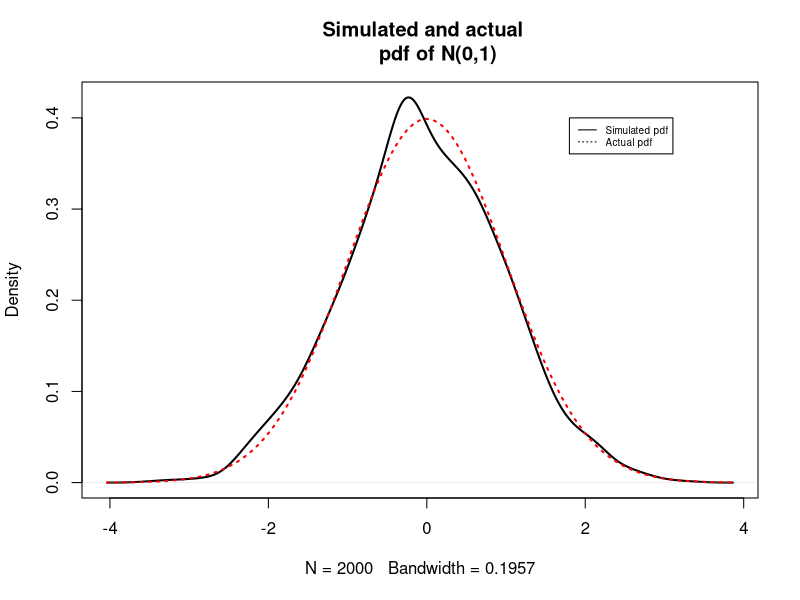
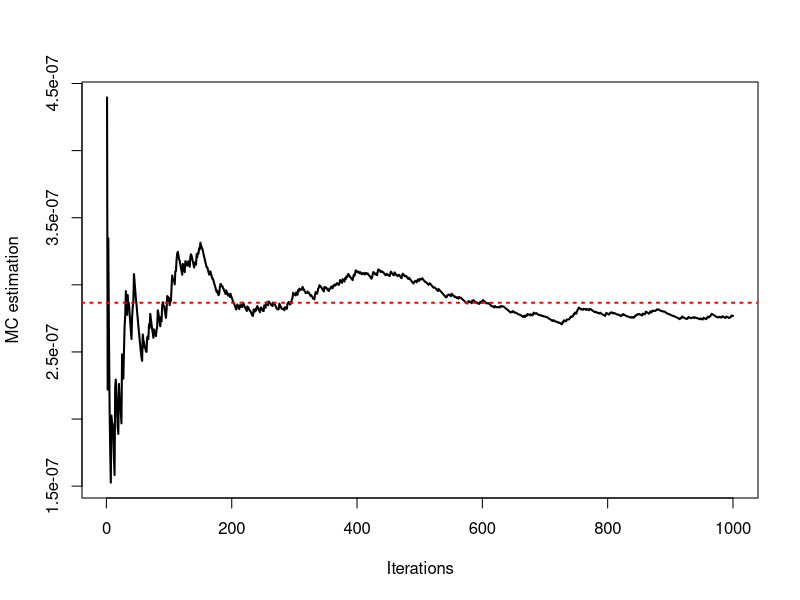

Source code (R) for these figures, in order:
## R code to be used in week 9 session 1
## Envelope AR sampling and Importance Sampling


## Envelope AR Sampling

#------Example 3.4 N(0,1) Using Envelope A-R Sampling-------------------------------
r.mynormal.evenlope <- function(n, lambda){
  ## This function is for generating a sample of n
  ## observations from N(0,1) using Envelope A-R
  X <- NULL 
  for(i in 1:n) {
    repeat { u <- runif(1) # Step 1. generate x from L(lambda)
    if (u<=0.5){  # inverse transformation algorithm
      x <- lambda^(-1)*log(2*u)
    } else{
      x <- -lambda^(-1)*log(2-2*u)}  
    y <- runif(1) # Step 2. generate y from Unif(0,1)
    #Step 3. Envelope Accept and Reject 
    if (y< (1-x^2/2)/exp(lambda^2/2-lambda*abs(x))) {
      X[i] <- x; break
    }  else if (y <= exp(-(abs(x)-lambda)^2/2)) {
      X[i] <- x; break} }  }
  return(X)
}

set.seed(2020)
mysample <- r.mynormal.evenlope(n=2000, lambda=1) #genertate 2000 random samples

# plot the ecdf and compare to the normal density 
plot(density(mysample),lwd=2, main=" Simulated and actual
      pdf of N(0,1)" )
curve(dnorm(x), add=T, lwd=2, lty=3, col="red") 
legend(x=1.8, y=0.4, legend=c("Simulated pdf", "Actual pdf"), 
       lty=c(1,3), cex=0.6)


## Importance Sampling

## Criticism of AR Sampling is that it generates "useless" simulations when rejecting. Lots of samples are rejected and therefore
## Wasted and so the efficiency of AR sampling really does come into question 

## Rare events are completely neglected in AR sampling where very few points or even none inside the region we are looking at

## Importance sampling works by using an importance sampling density function that will oversample the important region
## Because of this oversampling we have to adjust out estimate

## Think of this as the importance sampling density function is covering more of the distribution because the original
## Density function does not account for this

## Failure of plain monte carlo: The problem becomes computationally very challenging for a large value of t p(x_i > t) even when we
## directly generate N(0, 1) random numbers using rnorm()
## Due to the light tailedness of the normal distribution if we stray away from zero even a slight bit our results are skewed
## E.g. (x > t) where t = 5 is p_t = 2.86x10-7 which is stupidly small and clearly not right


#### Plain Monte Carlo
set.seed(2020)
#number of samples
samples <- c(10^3, 10^4, 10^5, 10^6, 10^7, 10^8) 
p.t <- NULL ## tail probability
compute.time <- NULL ## computing time
j <-0
for (n in samples){
  j <- j+1
  ## record the current system time
  start.time <- Sys.time()
  x <- rnorm(n) ## generate n samples
  p.t[j] <- sum(x>5)/n ## calculate the tail probability 
  end.time <- Sys.time()
  ## calculate the computing time in each loop 
  compute.time[j] <- as.numeric(end.time - start.time,
                                unit = "secs")
}

compute.time

## Now we will try and use the Importance sampling method exponential version in order to see a speed increase

#### Importance Sampling using exponential proposal

set.seed(2020)
n <- 1000
X <- rexp(n)+5 ##generate samples from shifted Exp(1) 
v.weights <- dnorm(X)/dexp(X-5) ## vector of weights 
p.t <- mean(v.weights) ## calculate the IS estimator

p.t


## Curves of convergence of the Importance sampling method

## vector of estimators
est.prob <- cumsum(v.weights)/(1:n)
## plot the convergence curve
plot(est.prob,type="l",lwd=2, xlab="Iterations",
     ylab="MC estimation")
abline(a=1-pnorm(5),b=0, lwd=2, lty=3, col="red")

## Importance sampling only makes sense for very extreme values of distribution X. and will have a smaller variance than the non importance 
## sampled counterpart. We have to also know the answer of what we want in order to implement this so is not typically possible. 








